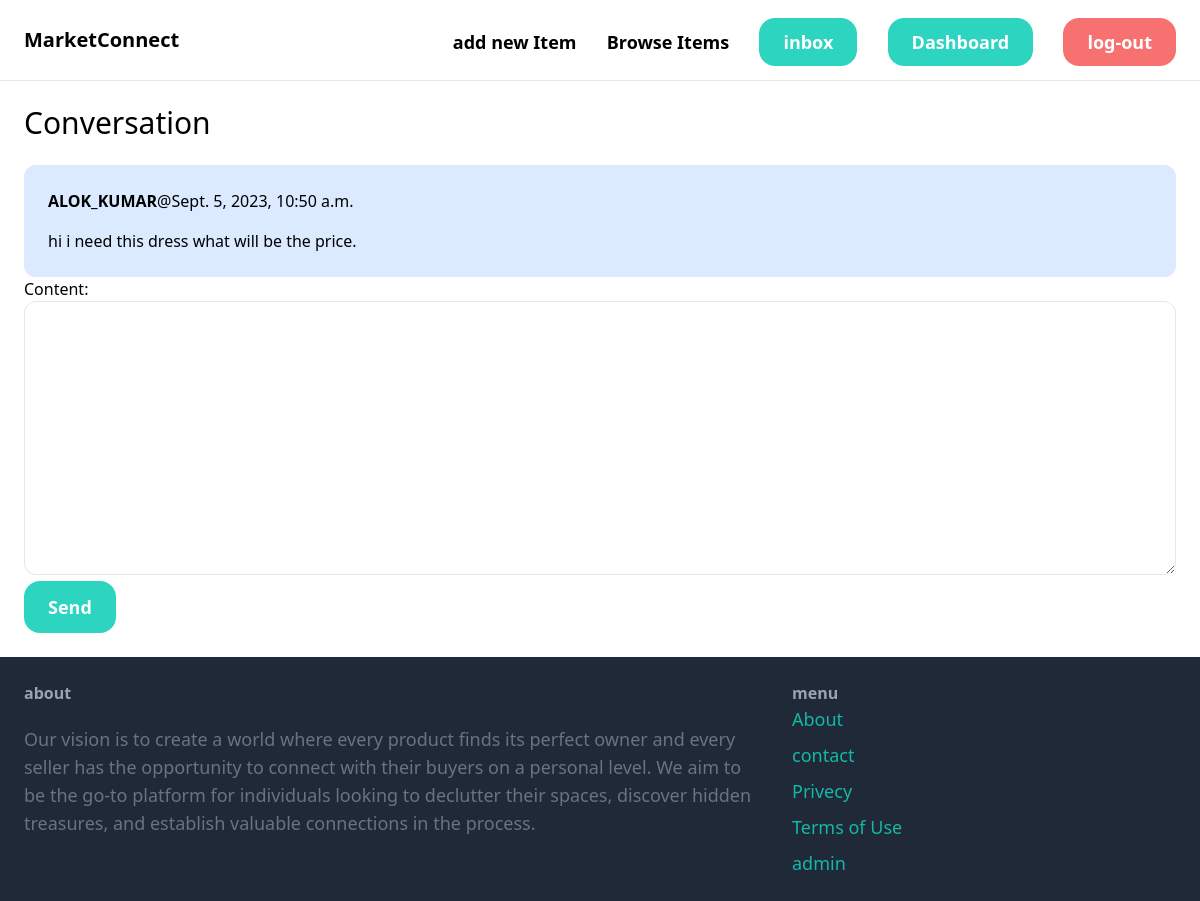
Before: /inbox/4/ (signed in) with the older database file.
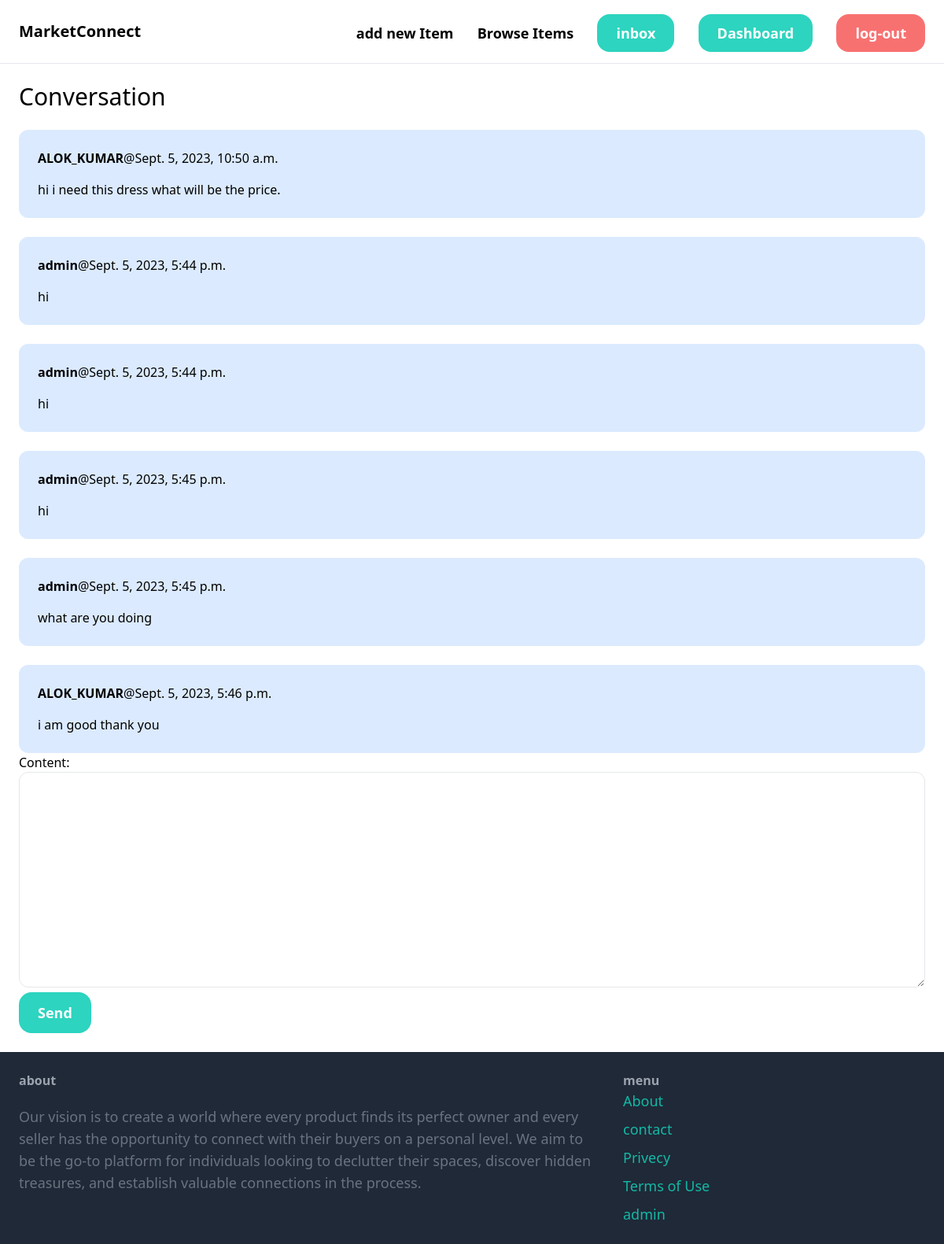
After: the same page with the newer database file.
### conversation/models.py (models this page shows)
class ConversationMessage(models.Model):
    conversation=models.ForeignKey(Conversation,related_name='messages',on_delete=models.CASCADE)
    content=models.TextField()
    created_at=models.DateTimeField(auto_now_add=True)
    created_by=models.ForeignKey(User,related_name='created_messages', on_delete=models.CASCADE)

### conversation/views.py (the view)
# urls.py: path('<int:pk>/',views.detail,name='abc'),
@login_required
def detail(request,pk):
    conversation=Conversation.objects.filter(members__in=[request.user.id]).get(pk=pk)
    if request.method=='POST':
        form=ConversationMessageForm(request.POST)
        if form.is_valid():
            conversation_message=form.save(commit=False)
            conversation_message.conversation=conversation
            conversation_message.created_by=request.user
            conversation_message.save()
            conversation.save()
            return redirect('conversation:abc',pk=pk)
    else:
        form=ConversationMessageForm()
    return render(request,'conversation/inbox_msg.html',{
        'conversation':conversation,
        'form':form
    })

### conversation/forms.py
class ConversationMessageForm(forms.ModelForm):
    class Meta:
        model=ConversationMessage
        fields=('content',)
        widgets={
            'content':forms.Textarea(attrs={
                'class':'w-full py-4 px-6 rounded-xl border'
            })
        }

### conversation/templates/conversation/inbox_msg.html (shortened to what this page needs)
{% extends 'core/base.html' %}
{%block content%}
<h1 class='mb-6 text-3xl'>Conversation</h1>
<div class='space-y-6'>
    {% for message in conversation.messages.all%}
    <div class="p-6 flex bg-blue-100 rounded-xl">
            <div>
                <p class="mb-4"><Strong>{{message.created_by.username}}</strong>@{{message.created_at}}</p>
                    <p>{{message.content}}</p>
            </div>
        </div>
    {%endfor%}
</div>
<form method="post" action=".">
    {{form.as_p}}
    <button class='px-6 py-3 text-lg font-semibold bg-teal-400 text-white rounded-2xl hover:bg-teal-700'>Send</button>
    </div>
{%endblock%}

Changed rows visible on the page:
added ConversationMessage: created_by.username "admin", created_at "Sept. 5, 2023, 5:44 p.m.", content "hi"
added ConversationMessage: created_by.username "admin", created_at "Sept. 5, 2023, 5:44 p.m.", content "hi"
added ConversationMessage: created_by.username "admin", created_at "Sept. 5, 2023, 5:45 p.m.", content "hi"
added ConversationMessage: created_by.username "admin", created_at "Sept. 5, 2023, 5:45 p.m.", content "what are you doing"
added ConversationMessage: created_by.username "ALOK_KUMAR", created_at "Sept. 5, 2023, 5:46 p.m.", content "i am good thank you"
